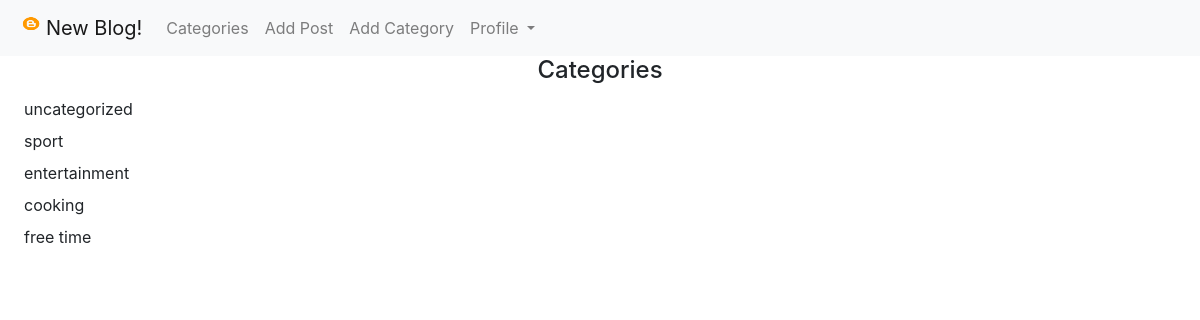
Screenshot of /category_list/ (signed in) with the database file from the repository.
### blog/models.py (models this page shows, shortened)
class Category(models.Model):
    name = models.CharField(max_length=200)
    def __str__(self):
        return self.name

### blog/views.py (the view)
# urls.py: path('category_list/', CategoryListView, name='category_list'),
def CategoryListView(request):
    cat_menu_list = Category.objects.all()
    return render(request, 'category_list.html', {'cat_menu_list': cat_menu_list})

### blog/templates/category_list.html
{% extends 'base.html' %}
{% block content %}
    <h4 align="center">Categories</h4>
    {% for item in cat_menu_list %}
        <a class="dropdown-item" href="{%  url 'category' item|slugify %}">{{ item }}</a>
    {% endfor %}
{% endblock content %}

### rows the page displays
Category: name "uncategorized"
Category: name "sport"
Category: name "entertainment"
Category: name "cooking"
Category: name "free time"
